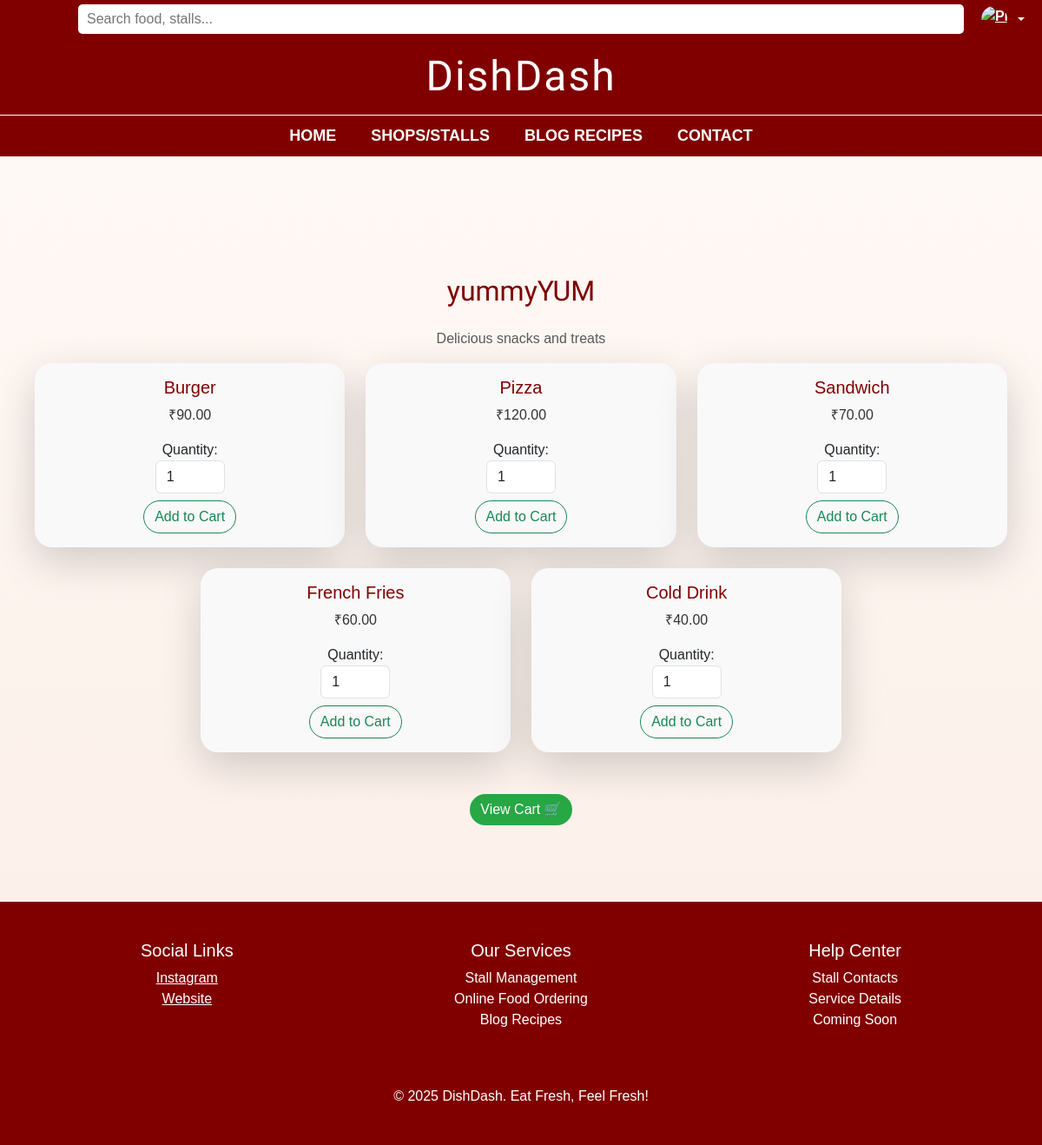
Screenshot of /14/ (signed in) with the database file from the repository.
### orders/models.py (models this page shows, shortened)
class Stall(models.Model):
    name = models.CharField(max_length=100)
    description = models.TextField(blank=True)
    contact_number = models.CharField(max_length=15, blank=True)
    instagram = models.URLField(blank=True)
    facebook = models.URLField(blank=True)
    twitter = models.URLField(blank=True)

class MenuItem(models.Model):
    stall = models.ForeignKey(Stall, on_delete=models.CASCADE)
    name = models.CharField(max_length=100)
    price = models.DecimalField(max_digits=6, decimal_places=2)
    description = models.TextField(blank=True)

### orders/views.py (the view, shortened to what this page needs)
# urls.py: path('<int:stall_id>/', views.stall_detail, name='stall_detail'),
def stall_detail(request, stall_id):
    stall = get_object_or_404(Stall, id=stall_id)
    success_message = None
    show_auth_form = False
    auth_error = None
    return render(request, 'orders/stall_detail.html', {
        'stall': stall,
        'success_message': success_message,
        'show_auth_form': show_auth_form,
        'auth_error': auth_error
    })

### orders/Templates/orders/stall_detail.html (shortened to what this page needs)
{% extends 'orders/base.html' %}
{% load static %}
{% block content %}
<link rel="stylesheet" href="{% static 'css/styles.css' %}">
<div class="container mt-5">
    <h2 class="text-center mb-4" style="font-family: 'Times New Roman', serif; color: #800000;">{{ stall.name }}</h2>
    <p class="text-center text-muted">{{ stall.description }}</p>
    {% if stall.menuitem_set.all %}
        <div class="row justify-content-center">
            {% for item in stall.menuitem_set.all %}
            <div class="col-md-4 mb-4">
                <div class="card shadow-lg border-0" style="border-radius: 20px; background: #f9f9f9;">
                    <div class="card-body text-center">
                        <h5 class="card-title" style="color: #800000;">{{ item.name }}</h5>
                        <p class="card-text" style="color: #333;">₹{{ item.price }}</p>
                        <form method="post" action="">
                            <div class="form-group">
                                <label for="quantity">Quantity:</label>
                                <input type="number" name="quantity" class="form-control mb-2" value="1" min="1" style="width: 80px; margin: auto;">
                            </div>
                            <button type="submit" class="btn btn-outline-success" style="border-radius: 30px;">Add to Cart</button>
                        </form>
                    </div>
                </div>
            </div>
            {% endfor %}
        </div>
    {% else %}
        <p class="text-center">No menu items available.</p>
    {% endif %}
    <div class="text-center mt-4">
        <a href="{% url 'view_cart' %}" class="btn btn-primary" style="border-radius: 30px;">View Cart 🛒</a>
    </div>
</div>
{% endblock %}

### canteen_management_system/static/css/styles.css (style rules this page uses)
body { font-family: Arial, sans-serif; background-color: #f4f4f9; color: #333; margin: 0; padding: 0; }
h1, h2 { color: #444; }
.container { max-width: 1200px; margin: 0 auto; padding: 20px; }

### rows the page displays
Stall: name "yummyYUM", description "Delicious snacks and treats"
MenuItem: name "Burger", price "90.00"
MenuItem: name "Pizza", price "120.00"
MenuItem: name "Sandwich", price "70.00"
MenuItem: name "French Fries", price "60.00"
MenuItem: name "Cold Drink", price "40.00"
